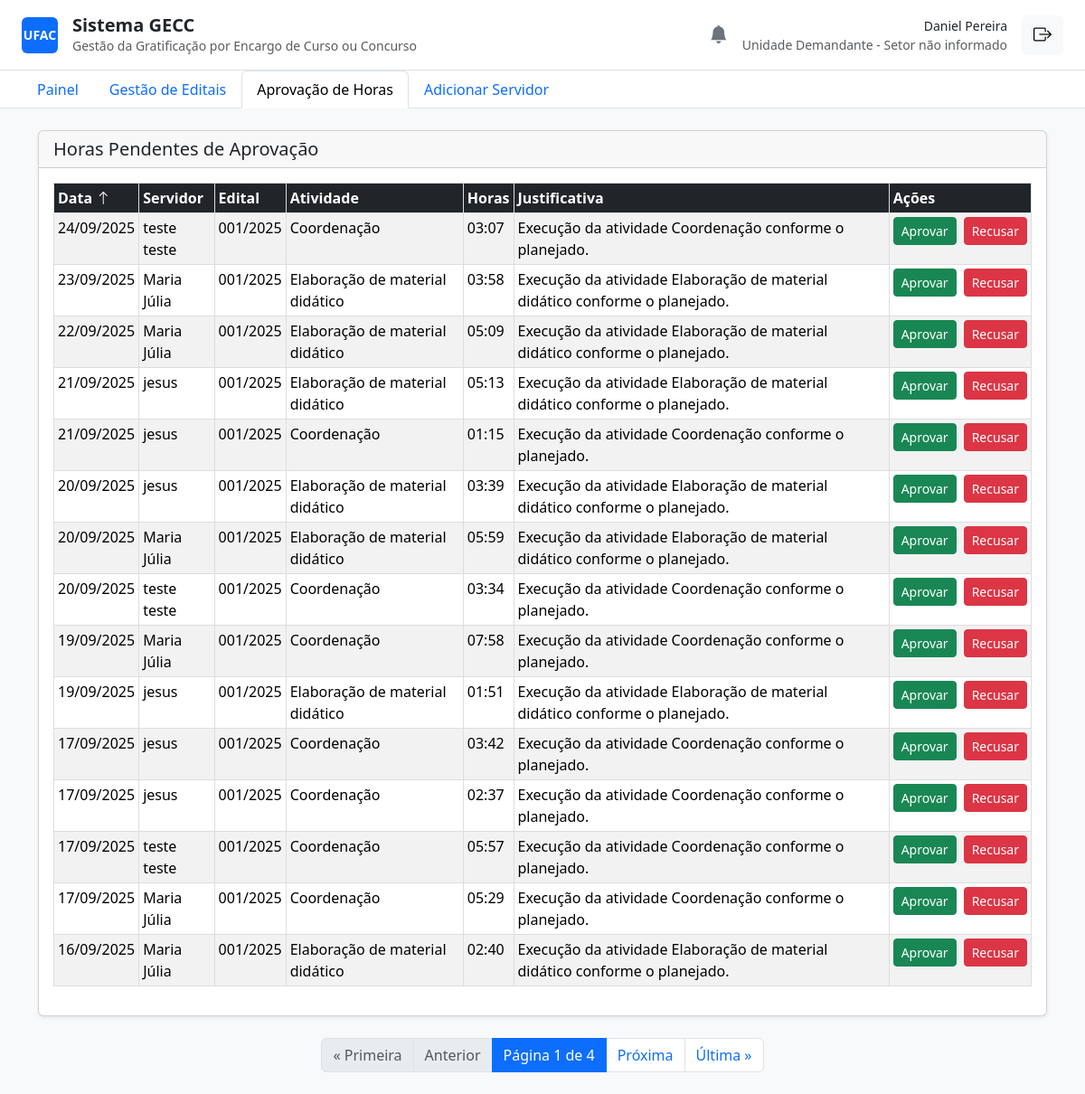
Screenshot of /horas/aprovar/ (signed in) with the database file from the repository.
### core/models.py (models this page shows, shortened)
class ServidorProfile(models.Model):
    FUNCAO_CHOICES = [
        ("Servidor", "Servidor"),
        ("Unidade Demandante", "Unidade Demandante"),
        ("PRODGEP/PROPEG", "PRODGEP/PROPEG"),
    ]
    STATUS_CHOICES = [
        ("Aguardando Homologação", "Aguardando Homologação"),
        ("Homologado", "Homologado"),
        ("Recusado", "Recusado"),
    ]
    TITULACAO_CHOICES = [
        ('Graduação', 'Graduação'),
        ('Especialização', 'Especialização'),
        ('Mestrado', 'Mestrado'),
        ('Doutorado', 'Doutorado'),
        ('Pós-Doutorado', 'Pós-Doutorado'),
    ]
    user = models.OneToOneField(User, on_delete=models.CASCADE)
    siape = models.CharField(max_length=20, unique=True, null=True, blank=True)
    cpf = models.CharField(max_length=14, unique=True, null=True, blank=True)
    setor = models.CharField(max_length=100, blank=True)
    funcao = models.CharField(max_length=30, choices=FUNCAO_CHOICES, default="Servidor")
    status = models.CharField(max_length=30, choices=STATUS_CHOICES, default="Aguardando Homologação")
    telefone = models.CharField(max_length=20, blank=True)
    limite_horas_anual = models.IntegerField(default=120)
    horas_utilizadas = models.IntegerField(default=0)
    titulacao = models.CharField(max_length=20, choices=TITULACAO_CHOICES, null=True, blank=True)
    unidade = models.ForeignKey(Unidade, on_delete=models.SET_NULL, null=True, blank=True, related_name='servidores')

class LancamentoHoras(models.Model):
    STATUS_CHOICES = [
        ("Pendente", "Pendente"),
        ("Aprovado", "Aprovado"),
        ("Recusado", "Recusado"),
        ('Homologado', 'Homologado'),
        ('Revertido', 'Revertido pela PRODGEP'),
    ]
    servidor = models.ForeignKey(User, on_delete=models.CASCADE, related_name="lancamentos")
    edital = models.ForeignKey(Edital, on_delete=models.CASCADE, related_name="lancamentos")
    atividade = models.ForeignKey(Atividade, on_delete=models.CASCADE, related_name="lancamentos")
    data = models.DateField()
    horas = models.DecimalField(max_digits=5, decimal_places=2, validators=[MinValueValidator(0.1)])
    descricao_justificativa = models.TextField()
    status = models.CharField(max_length=20, choices=STATUS_CHOICES, default="Pendente")
    comentario_recusa = models.TextField(blank=True)
    validado_por = models.ForeignKey(
        User,
        on_delete=models.PROTECT,
        related_name="lancamentos_validados",
        null=True,
        blank=True,
    )
    created_at = models.DateTimeField(auto_now_add=True)
    updated_at = models.DateTimeField(auto_now=True)
    class Meta:
        verbose_name = "Lançamento de Hora"
        verbose_name_plural = "Lançamentos de Horas"
        ordering = ["-data"]

class Edital(models.Model):
    STATUS_CHOICES = [
        ("Rascunho", "Rascunho"),
        ("Aguardando Homologação", "Aguardando Homologação"),
        ("Homologado", "Homologado"),
        ("Recusado", "Recusado"),
        ("Ativo", "Ativo"),
        ("Finalizado", "Finalizado"),
    ]
    numero_edital = models.CharField(max_length=50, unique=True)
    titulo = models.CharField(max_length=255)
    descricao = models.TextField(blank=True)
    unidade_demandante_nome = models.CharField(max_length=255)
    data_inicio = models.DateField()
    data_fim = models.DateField()
    status = models.CharField(max_length=30, choices=STATUS_CHOICES, default="Rascunho")
    justificativa_recusa = models.TextField(blank=True, null=True)
    valor_empenho = models.DecimalField(max_digits=12, decimal_places=2, default=0.00)
    criado_por = models.ForeignKey(User, on_delete=models.PROTECT, related_name="editais_criados")
    homologado_por = models.ForeignKey(
        User,
        on_delete=models.PROTECT,
        related_name="editais_homologados",
        null=True,
        blank=True,
    )
    created_at = models.DateTimeField(auto_now_add=True)
    updated_at = models.DateTimeField(auto_now=True)
    class Meta:
        verbose_name = "Edital"
        verbose_name_plural = "Editais"
        ordering = ["-data_inicio"]

class Atividade(models.Model):
    tipo = models.ForeignKey(TipoAtividade, on_delete=models.PROTECT, related_name="atividades_criadas")
    edital = models.ForeignKey(Edital, on_delete=models.CASCADE, related_name="atividades")
    descricao = models.TextField()
    servidores_alocados = models.ManyToManyField(User, related_name="atividades_alocadas", blank=True)
    created_at = models.DateTimeField(auto_now_add=True)
    updated_at = models.DateTimeField(auto_now=True)
    class Meta:
        verbose_name = "Atividade do Edital"
        verbose_name_plural = "Atividades do Edital"

class TipoAtividade(models.Model):
    GRUPO_CHOICES = [
        ("Instrutoria", "Instrutoria"),
        ("Banca", "Banca Examinadora"),
        ("Logistica", "Logística"),
        ("Aplicacao", "Aplicação de Prova"),
    ]
    VINCULO_CHOICES = [
        ('Concurso', 'Concurso Público'),
        ('Processo', 'Processo Seletivo'),
        ('Ambos', 'Ambos'),
    ]
    grupo = models.CharField(max_length=20, choices=GRUPO_CHOICES)
    nome = models.CharField(max_length=255, unique=True)
    valor_hora = models.DecimalField(max_digits=10, decimal_places=2, validators=[MinValueValidator(0)])
    vinculo = models.CharField(max_length=10, choices=VINCULO_CHOICES, default='Ambos')
    class Meta:
        verbose_name = "Tipo de Atividade (Catálogo)"
        verbose_name_plural = "Tipos de Atividade (Catálogo)"
        ordering = ["grupo", "nome"]

### core/decorators.py (the view)
        def wrapper(request, *args, **kwargs):
            if not request.user.is_authenticated:
                return redirect('login')
            try:
                if request.user.servidorprofile.funcao in allowed_roles:
                    return view_func(request, *args, **kwargs)
                else:
                    return redirect('painel')
            except AttributeError:
                return redirect('painel')

### core/templatetags/hour_filters.py (called while the page is built)
@register.filter
def decimal_to_hhmm(decimal_hours):
    if decimal_hours is None:
        return ""
    try:
        hours = int(decimal_hours)
        minutes = int((decimal_hours * 60) % 60)
        return f"{hours:02d}:{minutes:02d}"
    except (ValueError, TypeError):
        return ""

### core/views.py (called while the page is built)
@login_required
@unidade_demandante_required
def aprovar_horas(request):
    lancamentos_list = LancamentoHoras.objects.filter(
        edital__criado_por=request.user,
        status='Pendente'
    )
    sort_param = request.GET.get('sort', '-data')
    allowed_sort_fields = [
        'data', 'servidor__first_name', 'edital__numero_edital',
        'atividade__tipo__nome', 'horas'
    ]
    allowed_sort_fields.extend(['-' + field for field in allowed_sort_fields])
    if sort_param in allowed_sort_fields:
        lancamentos_list = lancamentos_list.order_by(sort_param)
    paginator = Paginator(lancamentos_list, 15)
    page_number = request.GET.get('page')
    page_obj = paginator.get_page(page_number)
    context = {
        'page_obj': page_obj,
        'current_sort': sort_param
    }
    return render(request, 'aprovar_horas.html', context)

### core/templates/aprovar_horas.html (shortened to what this page needs)
{% extends 'base.html' %}
{% load hour_filters %}
{% load widget_tweaks %}
{% block content %}
<div class="card shadow-sm">
    <div class="card-header">
        <h3 class="h5 mb-0">Horas Pendentes de Aprovação</h3>
    </div>
    <div class="card-body">
        <table class="table table-striped table-hover table-sm">
            <thead class="table-dark">
                <tr>
                    <th><a class="text-white text-decoration-none" href="?sort={% if current_sort == 'data' %}-data{% else %}data{% endif %}">Data {% if 'data' in current_sort %}<i class="bi bi-arrow-{% if current_sort|slice:":1" == '-' %}up{% else %}down{% endif %}"></i>{% endif %}</a></th>
                    <th><a class="text-white text-decoration-none" href="?sort={% if current_sort == 'servidor__first_name' %}-servidor__first_name{% else %}servidor__first_name{% endif %}">Servidor </a></th>
                    <th><a class="text-white text-decoration-none" href="?sort={% if current_sort == 'edital__numero_edital' %}-edital__numero_edital{% else %}edital__numero_edital{% endif %}">Edital </a></th>
                    <th><a class="text-white text-decoration-none" href="?sort={% if current_sort == 'atividade__tipo__nome' %}-atividade__tipo__nome{% else %}atividade__tipo__nome{% endif %}">Atividade </a></th>
                    <th><a class="text-white text-decoration-none" href="?sort={% if current_sort == 'horas' %}-horas{% else %}horas{% endif %}">Horas </a></th>
                    <th>Justificativa</th>
                    <th>Ações</th>
                </tr>
            </thead>
            <tbody>
                {% for lancamento in page_obj %}
                <tr>
                    <td>{{ lancamento.data|date:"d/m/Y" }}</td>
                    <td>{{ lancamento.servidor.get_full_name|default:lancamento.servidor.username }}</td>
                    <td>{{ lancamento.edital.numero_edital }}</td>
                    <td>{{ lancamento.atividade.tipo.nome }}</td>
                    <td>{{ lancamento.horas|decimal_to_hhmm }}</td>
                    <td>{{ lancamento.descricao_justificativa }}</td>
                    <td>
                        <div class="d-flex gap-2">
                            <button type="button" class="btn btn-success btn-sm" data-bs-toggle="modal" data-bs-target="#aprovarModal-{{ lancamento.pk }}">
                                Aprovar
                            </button>
                            <button type="button" class="btn btn-danger btn-sm" data-bs-toggle="modal" data-bs-target="#recusarModal-{{ lancamento.pk }}">
                                Recusar
                            </button>
                        </div>
                    </td>
                </tr>
                {% empty %}
                <tr>
                    <td colspan="7" class="text-center">Não há horas pendentes de aprovação no momento.</td>
                </tr>
                {% endfor %}
            </tbody>
        </table>
    </div>
</div>
<nav aria-label="Navegação de página" class="mt-4">
    <ul class="pagination justify-content-center">
        {% if page_obj.has_previous %}
            <li class="page-item"><a class="page-link" href="?page=1&sort={{ current_sort }}">&laquo; Primeira</a></li>
            <li class="page-item"><a class="page-link" href="?page={{ page_obj.previous_page_number }}&sort={{ current_sort }}">Anterior</a></li>
        {% else %}
            <li class="page-item disabled"><span class="page-link">&laquo; Primeira</span></li>
            <li class="page-item disabled"><span class="page-link">Anterior</span></li>
        {% endif %}
        <li class="page-item active" aria-current="page"><span class="page-link">Página {{ page_obj.number }} de {{ page_obj.paginator.num_pages }}</span></li>
        {% if page_obj.has_next %}
            <li class="page-item"><a class="page-link" href="?page={{ page_obj.next_page_number }}&sort={{ current_sort }}">Próxima</a></li>
            <li class="page-item"><a class="page-link" href="?page={{ page_obj.paginator.num_pages }}&sort={{ current_sort }}">Última &raquo;</a></li>
        {% else %}
            <li class="page-item disabled"><span class="page-link">Próxima</span></li>
            <li class="page-item disabled"><span class="page-link">Última &raquo;</span></li>
        {% endif %}
    </ul>
</nav>
{% endblock %}

### core/templates/base.html (shortened to what this page needs)
<!DOCTYPE html>
<html lang="pt-br">
<head>
    <link href="https://cdn.jsdelivr.net/npm/bootstrap@5.3.3/dist/css/bootstrap.min.css" rel="stylesheet">
    <link rel="stylesheet" href="https://cdn.jsdelivr.net/npm/bootstrap-icons@1.11.3/font/bootstrap-icons.min.css">
</head>
<body class="bg-light">
    {% block header %}
    <header class="bg-white border-bottom px-4 py-3">
        <div class="d-flex justify-content-between align-items-center">
            <div class="d-flex align-items-center">
                <div class="bg-primary rounded d-flex align-items-center justify-content-center me-3" style="width: 40px; height: 40px;">
                    <span class="text-white fw-bold small">UFAC</span>
                </div>
                <div>
                    <h1 class="h5 mb-0 fw-semibold">Sistema GECC</h1>
                    <p class="small text-muted mb-0">Gestão da Gratificação por Encargo de Curso ou Concurso</p>
                </div>
            </div>
            <div class="d-flex align-items-center">
                {% if user.is_authenticated %}
                    <div class="dropdown me-3">
                        <a href="#" class="text-secondary position-relative" id="notificationDropdown" data-bs-toggle="dropdown" aria-expanded="false">
                            <i class="bi bi-bell-fill fs-5"></i>
                        </a>
                    </div>
                    <div class="text-end me-3">
                        <a href="{% url 'meu_perfil' %}" class="text-decoration-none">
                            <p class="mb-0 fw-medium small text-dark">{{ user.get_full_name|default:user.username }}</p>
                        </a>
                        <p class="small text-muted mb-0">
                            {{ user.servidorprofile.funcao }} - {{ user.servidorprofile.setor|default:"Setor não informado" }}
                        </p>
                    </div>
                    <form action="{% url 'logout' %}" method="post">
                        <button type="submit" class="btn btn-light" title="Sair">
                            <i class="bi bi-box-arrow-right fs-5"></i>
                        </button>
                    </form>
                {% endif %}
            </div>
        </div>
    </header>
    {% endblock header %}
    {% block navigation %}
    {% if user.is_authenticated %}
        <nav class="bg-white border-bottom px-4">
            <ul class="nav nav-tabs border-0">
                <li class="nav-item">
                    <a class="nav-link {% if request.resolver_match.url_name == 'painel' %}active{% endif %}" href="{% url 'painel' %}">Painel</a>
                </li>
                {% if user.servidorprofile.funcao == 'Unidade Demandante' %}
                    <li class="nav-item">
                        <a class="nav-link {% if 'editais' in request.path %}active{% endif %}" href="{% url 'listar_editais' %}">Gestão de Editais</a>
                    </li>
                    <li class="nav-item">
                        <a class="nav-link {% if 'horas/aprovar' in request.path %}active{% endif %}" href="{% url 'aprovar_horas' %}">Aprovação de Horas</a>
                    </li>
                    <li class="nav-item">
                        <a class="nav-link {% if 'servidores/adicionar' in request.path %}active{% endif %}" href="{% url 'adicionar_servidor' %}">Adicionar Servidor</a>
                    </li>
                {% endif %}
            </ul>
        </nav>
    {% endif %}
    {% endblock navigation %}
    <main class="container my-4">
{% block content %}{% endblock %}
    </main>
</body>
</html>

### core/templates/aprovar_horas.html (style rules this page uses)
table { width: 100%; border-collapse: collapse; }
th, td { border: 1px solid #ddd; padding: 8px; text-align: left; }
th { background-color: #f2f2f2; }

### rows the page displays
LancamentoHoras: data "24/09/2025", servidor.get_full_name "teste teste", edital.numero_edital "001/2025", atividade.tipo.nome "Coordenação", horas|decimal_to_hhmm "03:07", descricao_justificativa "Execução da atividade Coordenação conforme o planejado."
LancamentoHoras: data "23/09/2025", servidor.get_full_name "Maria Júlia", edital.numero_edital "001/2025", atividade.tipo.nome "Elaboração de material didático", horas|decimal_to_hhmm "03:58", descricao_justificativa "Execução da atividade Elaboração de material didático conforme o planejado."
LancamentoHoras: data "22/09/2025", servidor.get_full_name "Maria Júlia", edital.numero_edital "001/2025", atividade.tipo.nome "Elaboração de material didático", horas|decimal_to_hhmm "05:09", descricao_justificativa "Execução da atividade Elaboração de material didático conforme o planejado."
LancamentoHoras: data "21/09/2025", servidor.get_full_name "jesus", edital.numero_edital "001/2025", atividade.tipo.nome "Elaboração de material didático", horas|decimal_to_hhmm "05:13", descricao_justificativa "Execução da atividade Elaboração de material didático conforme o planejado."
LancamentoHoras: data "21/09/2025", servidor.get_full_name "jesus", edital.numero_edital "001/2025", atividade.tipo.nome "Coordenação", horas|decimal_to_hhmm "01:15", descricao_justificativa "Execução da atividade Coordenação conforme o planejado."
LancamentoHoras: data "20/09/2025", servidor.get_full_name "jesus", edital.numero_edital "001/2025", atividade.tipo.nome "Elaboração de material didático", horas|decimal_to_hhmm "03:39", descricao_justificativa "Execução da atividade Elaboração de material didático conforme o planejado."
LancamentoHoras: data "20/09/2025", servidor.get_full_name "Maria Júlia", edital.numero_edital "001/2025", atividade.tipo.nome "Elaboração de material didático", horas|decimal_to_hhmm "05:59", descricao_justificativa "Execução da atividade Elaboração de material didático conforme o planejado."
LancamentoHoras: data "20/09/2025", servidor.get_full_name "teste teste", edital.numero_edital "001/2025", atividade.tipo.nome "Coordenação", horas|decimal_to_hhmm "03:34", descricao_justificativa "Execução da atividade Coordenação conforme o planejado."
LancamentoHoras: data "19/09/2025", servidor.get_full_name "Maria Júlia", edital.numero_edital "001/2025", atividade.tipo.nome "Coordenação", horas|decimal_to_hhmm "07:58", descricao_justificativa "Execução da atividade Coordenação conforme o planejado."
LancamentoHoras: data "19/09/2025", servidor.get_full_name "jesus", edital.numero_edital "001/2025", atividade.tipo.nome "Elaboração de material didático", horas|decimal_to_hhmm "01:51", descricao_justificativa "Execução da atividade Elaboração de material didático conforme o planejado."
LancamentoHoras: data "17/09/2025", servidor.get_full_name "jesus", edital.numero_edital "001/2025", atividade.tipo.nome "Coordenação", horas|decimal_to_hhmm "03:42", descricao_justificativa "Execução da atividade Coordenação conforme o planejado."
LancamentoHoras: data "17/09/2025", servidor.get_full_name "jesus", edital.numero_edital "001/2025", atividade.tipo.nome "Coordenação", horas|decimal_to_hhmm "02:37", descricao_justificativa "Execução da atividade Coordenação conforme o planejado."
LancamentoHoras: data "17/09/2025", servidor.get_full_name "teste teste", edital.numero_edital "001/2025", atividade.tipo.nome "Coordenação", horas|decimal_to_hhmm "05:57", descricao_justificativa "Execução da atividade Coordenação conforme o planejado."
LancamentoHoras: data "17/09/2025", servidor.get_full_name "Maria Júlia", edital.numero_edital "001/2025", atividade.tipo.nome "Coordenação", horas|decimal_to_hhmm "05:29", descricao_justificativa "Execução da atividade Coordenação conforme o planejado."
LancamentoHoras: data "16/09/2025", servidor.get_full_name "Maria Júlia", edital.numero_edital "001/2025", atividade.tipo.nome "Elaboração de material didático", horas|decimal_to_hhmm "02:40", descricao_justificativa "Execução da atividade Elaboração de material didático conforme o planejado."

### other values shown
{{ user.get_full_name|default:user.username }} "Daniel Pereira"
{{ user.servidorprofile.funcao }} "Unidade Demandante"
{{ user.servidorprofile.setor|default:"Setor não informado" }} "Setor não informado"
{{ page_obj.number }} "1"
{{ page_obj.paginator.num_pages }} "4"
